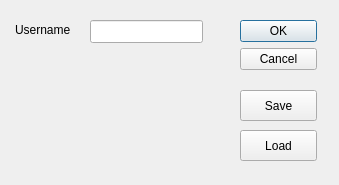
<ui version="4.0" >
 <class>PrefSaveLoadDialog</class>
 <widget class="QDialog" name="PrefSaveLoadDialog" >
  <property name="geometry" >
   <rect>
    <x>0</x>
    <y>0</y>
    <width>339</width>
    <height>185</height>
   </rect>
  </property>
  <property name="windowTitle" >
   <string>User Preferences</string>
  </property>
  <widget class="QDialogButtonBox" name="buttonBox" >
   <property name="geometry" >
    <rect>
     <x>240</x>
     <y>20</y>
     <width>77</width>
     <height>64</height>
    </rect>
   </property>
   <property name="orientation" >
    <enum>Qt::Vertical</enum>
   </property>
   <property name="standardButtons" >
    <set>QDialogButtonBox::Cancel|QDialogButtonBox::NoButton|QDialogButtonBox::Ok</set>
   </property>
  </widget>
  <widget class="QPushButton" name="saveButton" >
   <property name="geometry" >
    <rect>
     <x>240</x>
     <y>90</y>
     <width>77</width>
     <height>31</height>
    </rect>
   </property>
   <property name="text" >
    <string>Save</string>
   </property>
  </widget>
  <widget class="QPushButton" name="loadButton" >
   <property name="geometry" >
    <rect>
     <x>240</x>
     <y>130</y>
     <width>77</width>
     <height>31</height>
    </rect>
   </property>
   <property name="text" >
    <string>Load</string>
   </property>
  </widget>
  <widget class="QLineEdit" name="_username" >
   <property name="geometry" >
    <rect>
     <x>90</x>
     <y>20</y>
     <width>113</width>
     <height>23</height>
    </rect>
   </property>
  </widget>
  <widget class="QLabel" name="label" >
   <property name="geometry" >
    <rect>
     <x>15</x>
     <y>20</y>
     <width>58</width>
     <height>20</height>
    </rect>
   </property>
   <property name="text" >
    <string>Username</string>
   </property>
  </widget>
 </widget>
 <resources/>
 <connections>
  <connection>
   <sender>buttonBox</sender>
   <signal>accepted()</signal>
   <receiver>PrefSaveLoadDialog</receiver>
   <slot>accept()</slot>
   <hints>
    <hint type="sourcelabel" >
     <x>248</x>
     <y>254</y>
    </hint>
    <hint type="destinationlabel" >
     <x>157</x>
     <y>274</y>
    </hint>
   </hints>
  </connection>
  <connection>
   <sender>buttonBox</sender>
   <signal>rejected()</signal>
   <receiver>PrefSaveLoadDialog</receiver>
   <slot>reject()</slot>
   <hints>
    <hint type="sourcelabel" >
     <x>316</x>
     <y>260</y>
    </hint>
    <hint type="destinationlabel" >
     <x>286</x>
     <y>274</y>
    </hint>
   </hints>
  </connection>
 </connections>
</ui>
